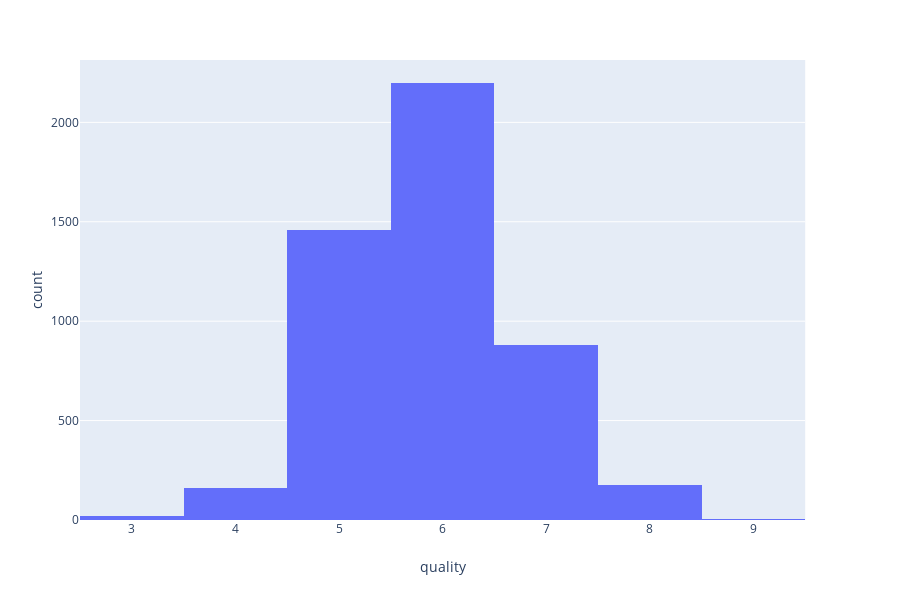

The notebook cell saved with this chart:
### Code cell
# c) with plotly
import plotly.express as px
px.histogram(df, x="quality")

### Figure 1 — Plotly figure (JSON) as saved in the notebook; plotly's stock layout.template omitted (floating-point values rounded to 4 significant figures; data arrays with more than 128 entries replaced by an {"elided": "..."} marker saying what was removed)
{"data": [{"alignmentgroup": "True", "bingroup": "x", "hoverlabel": {"namelength": 0}, "hovertemplate": "quality=%{x}<br>count=%{y}", "legendgroup": "", "marker": {"color": "#636efa"}, "name": "", "offsetgroup": "", "orientation": "v", "showlegend": false, "type": "histogram", "x": {"elided": "4898 int values"}, "xaxis": "x", "yaxis": "y"}], "layout": {"barmode": "relative", "height": 600, "legend": {"tracegroupgap": 0}, "margin": {"t": 60}, "xaxis": {"anchor": "y", "domain": [0, 0.98], "title": {"text": "quality"}}, "yaxis": {"anchor": "x", "domain": [0, 1], "title": {"text": "count"}}}}
